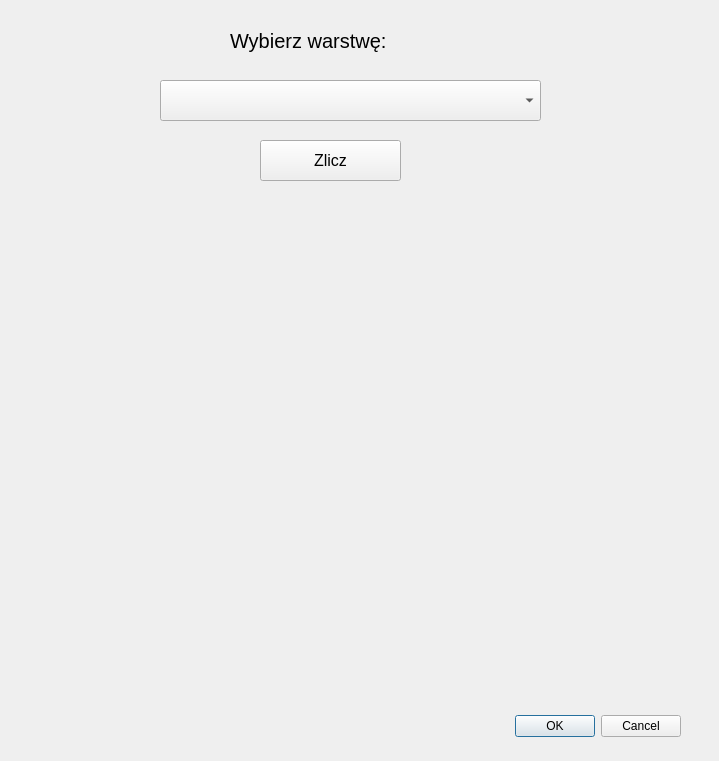
<?xml version="1.0" encoding="UTF-8"?>
<ui version="4.0">
 <class>INF_PROJ_2DialogBase</class>
 <widget class="QDialog" name="INF_PROJ_2DialogBase">
  <property name="geometry">
   <rect>
    <x>0</x>
    <y>0</y>
    <width>719</width>
    <height>761</height>
   </rect>
  </property>
  <property name="windowTitle">
   <string>Geodesy_plug</string>
  </property>
  <widget class="QDialogButtonBox" name="button_box">
   <property name="geometry">
    <rect>
     <x>340</x>
     <y>710</y>
     <width>341</width>
     <height>32</height>
    </rect>
   </property>
   <property name="orientation">
    <enum>Qt::Horizontal</enum>
   </property>
   <property name="standardButtons">
    <set>QDialogButtonBox::Cancel|QDialogButtonBox::Ok</set>
   </property>
  </widget>
  <widget class="QPushButton" name="pushButton_zlicz">
   <property name="geometry">
    <rect>
     <x>260</x>
     <y>140</y>
     <width>141</width>
     <height>41</height>
    </rect>
   </property>
   <property name="font">
    <font>
     <pointsize>12</pointsize>
    </font>
   </property>
   <property name="text">
    <string>Zlicz</string>
   </property>
  </widget>
  <widget class="QLabel" name="label_warstwa">
   <property name="geometry">
    <rect>
     <x>230</x>
     <y>20</y>
     <width>261</width>
     <height>41</height>
    </rect>
   </property>
   <property name="font">
    <font>
     <pointsize>15</pointsize>
    </font>
   </property>
   <property name="text">
    <string>Wybierz warstwę:</string>
   </property>
  </widget>
  <widget class="QgsMapLayerComboBox" name="mMapLayerComboBox_warstwa">
   <property name="geometry">
    <rect>
     <x>160</x>
     <y>80</y>
     <width>381</width>
     <height>41</height>
    </rect>
   </property>
  </widget>
 </widget>
 <customwidgets>
  <customwidget>
   <class>QgsMapLayerComboBox</class>
   <extends>QComboBox</extends>
   <header>qgsmaplayercombobox.h</header>
  </customwidget>
 </customwidgets>
 <resources/>
 <connections>
  <connection>
   <sender>button_box</sender>
   <signal>accepted()</signal>
   <receiver>INF_PROJ_2DialogBase</receiver>
   <slot>accept()</slot>
   <hints>
    <hint type="sourcelabel">
     <x>20</x>
     <y>20</y>
    </hint>
    <hint type="destinationlabel">
     <x>20</x>
     <y>20</y>
    </hint>
   </hints>
  </connection>
  <connection>
   <sender>button_box</sender>
   <signal>rejected()</signal>
   <receiver>INF_PROJ_2DialogBase</receiver>
   <slot>reject()</slot>
   <hints>
    <hint type="sourcelabel">
     <x>20</x>
     <y>20</y>
    </hint>
    <hint type="destinationlabel">
     <x>20</x>
     <y>20</y>
    </hint>
   </hints>
  </connection>
 </connections>
</ui>
